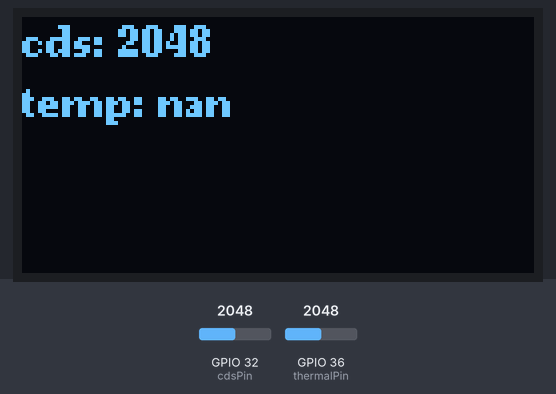
Simulated run of this sketch. Board: ESP32. Parts: 128×64 one-colour display. The test bench sets the inputs (shaded band); at power-on: GPIO 36 (thermalPin) = 2048, GPIO 32 (cdsPin) = 2048.

Above: at 1.2 s.
1.3 s: GPIO 36 (thermalPin) set to 491
At 2.3 s:
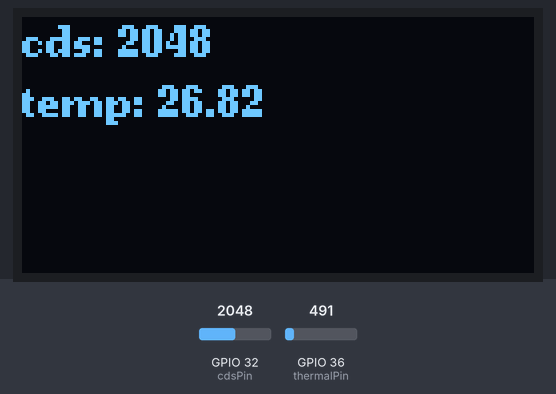
3.0 s: GPIO 32 (cdsPin) set to 2866
At 4.2 s:
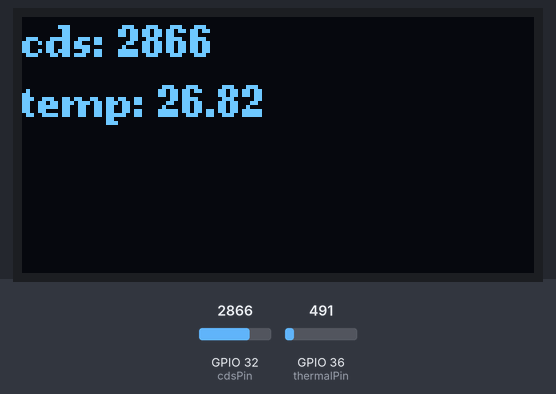
4.5 s: GPIO 36 (thermalPin) set to 0
At 5.7 s:
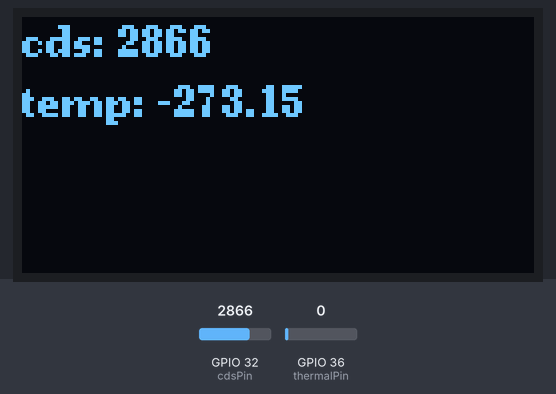
6.0 s: GPIO 32 (cdsPin) set to 3603
At 6.7 s:
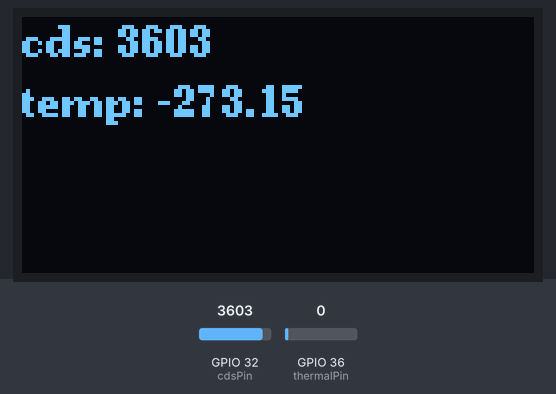
7.5 s: GPIO 32 (cdsPin) set to 4095
At 8.0 s:
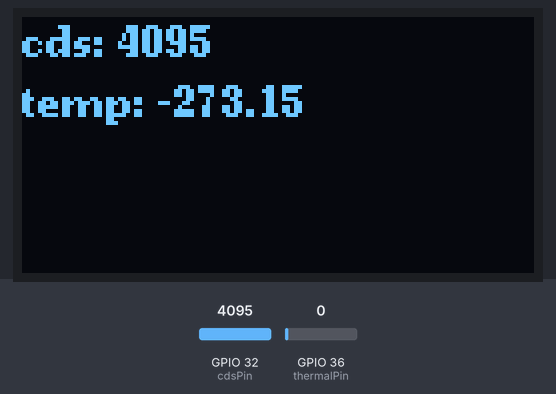
9.0 s: GPIO 36 (thermalPin) set to 1228
At 9.4 s:
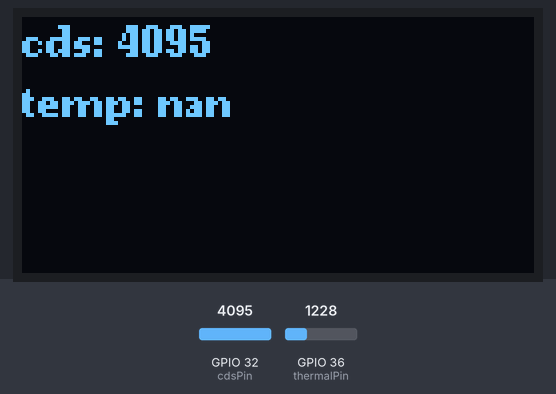
Timing chart, 0 to 11.5 s (numbered marks = the images above; inputs shaded):
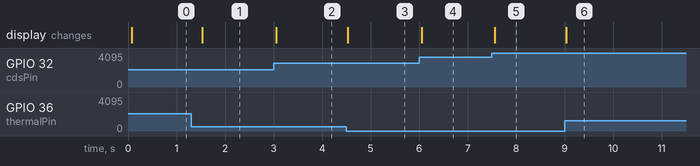

The sketch:

diy18-3.ino
```cpp
#include <U8g2lib.h>
#define BITS 10
#define ADC_RES 1023

const byte thermalPin = A0;  // 熱敏電阻接腳
const byte cdsPin = A4;      // 光敏電阻接腳

U8G2_SSD1306_128X64_NONAME_1_HW_I2C u8g2(U8G2_R0, U8X8_PIN_NONE);

typedef struct sensorStruct {
  byte pin;
  float value;
} Sensor_t;

QueueHandle_t queue;

// 把熱敏電阻分壓值轉成攝氏溫度
float temperature( uint16_t adc, float T0 = 25.0, uint16_t R0 = 10000, float beta = 3950.0 ) {
  T0 += 273.15;
  float r = (adc * R0) / (ADC_RES - adc);
  return 1 / (1 / T0 + 1 / beta * log(r / R0)) - 273.15;
}

void taskOLED(void * pvParam) {  // 顯示器任務
  u8g2.begin();
  u8g2.setFont(u8g2_font_ncenB08_tr);
  Sensor_t data;
  float cdsVal, tempVal = 0;

  while (1) {
    xQueueReceive(queue, &data, portMAX_DELAY);
    switch (data.pin) {
      case cdsPin:
        cdsVal = (int) data.value;  // 儲存亮度
        break;
      case thermalPin:
        tempVal = data.value;    // 儲存溫度
        break;
    }

    u8g2.firstPage();
    do {
      u8g2.drawStr(0, 10, (String("cds: ") + (int)cdsVal).c_str());
      u8g2.drawStr(0, 25, ("temp: " + String(tempVal, 2)).c_str());
    } while ( u8g2.nextPage() );
  }
}

void taskCds(void * pvParam) {
  int adc = 0;
  Sensor_t cds;
  cds.pin = cdsPin;

  while (1) {
    adc = analogRead(cdsPin);
    cds.value = (float) adc;

    xQueueSend(queue, &cds, portMAX_DELAY);
    vTaskDelay(pdMS_TO_TICKS(250));
  }
}

void taskTemp(void *pvParam) {  // 熱敏感測任務
  uint16_t adc = 0;
  Sensor_t thermal;
  thermal.pin = thermalPin;

  while (1) {
    adc = analogRead(thermalPin);    // 取得熱敏感測值
    thermal.value = temperature(adc);

    xQueueSend(queue, &thermal, portMAX_DELAY);
    vTaskDelay(pdMS_TO_TICKS(250));
  }
}

void setup() {
  Serial.begin(115200);
  analogSetAttenuation(ADC_11db);
  analogSetWidth(BITS);

  queue = xQueueCreate(10, sizeof(Sensor_t));  // 建立佇列
  if (queue == NULL) {
    Serial.println("無法建立佇列～");
    return;
  }

  xTaskCreate(taskCds, "Cds task", 1500, NULL, 1, NULL );
  xTaskCreate(taskTemp, "thermal task", 1500, NULL, 1, NULL );
  xTaskCreate (taskOLED, "display task", 1500, NULL, 1, NULL);
}

void loop() { }
```

Measured:
- after the input at 1.3 s, the display: changes after 0.23 s (image 1)
- after the input at 3.0 s, the display: changes after 0.05 s (image 2)
- after the input at 4.5 s, the display: changes at once (image 3)
- after the input at 6.0 s, the display: changes after 0.06 s (image 4)
- after the input at 7.5 s, the display: changes after 0.06 s (image 5)
- after the input at 9.0 s, the display: changes at once (image 6)
